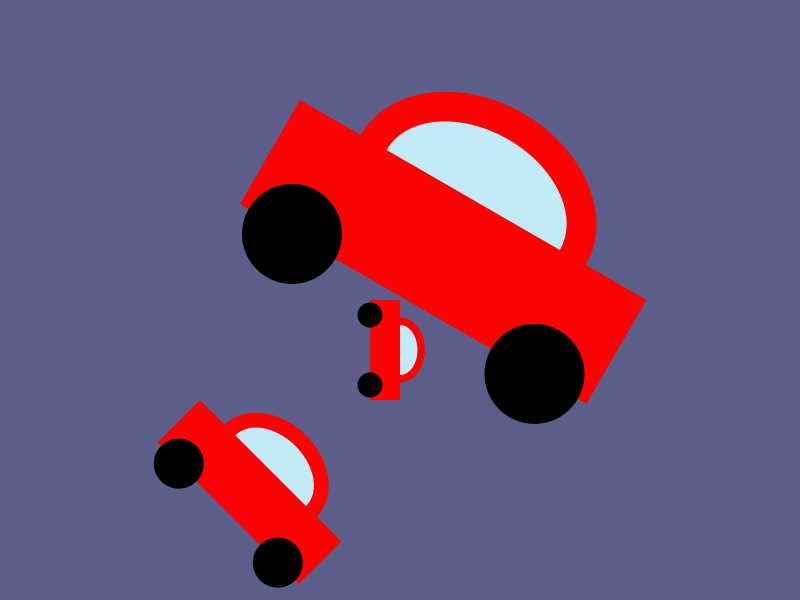
Frame 1 (no input)
Frame 60 (the mouse pressed at the canvas centre just before this capture): identical to frame 1, image omitted
Frame 120 (the mouse held since frame 60 and released just before this capture): identical to frame 1, image omitted

The Processing sketch that drew this single still picture (run headless with seeded random() and noise(); from frame 60 on, the mouse is pressed at the canvas centre):

// Processing sketch: checkpoint_3
// ── checkpoint_3.pde
color red = #FA0303;
color blue = #C3EAF7;
color lightGrey = #B2B2B2;
color darkGrey = #767676;
color navy = #5C5E89;



void setup(){
  size(800, 600);


}


void draw(){
  background(navy);
  car(400, 300, 0.5, 90);
  car(200, 400, 1, 45);
  car(300, 100, 2, 30);




}

void car(int x, int y, float s, float r){
  pushMatrix();
  translate(x, y);
  scale(s);
  rotate(radians(r));
  top();
  window();
  bottom();
  wheel(30, 60);
  wheel(170, 60);
  popMatrix();

}

void bottom(){
  noStroke();
  fill(red);
  rect(0, 0, 200, 60); 
  //rect(300, 270, 200, 60);
  
}

void top(){
  fill(red);
  noStroke();
  ellipse(100, 0, 130, 100);
}

void window(){
  fill(blue);
  ellipse(100, 0, 100, 70);
}

void wheel(int x, int y){
  pushMatrix();
  translate(x, y);
  fill(0);
  circle(0, 0, 50);
  popMatrix();
 
}
